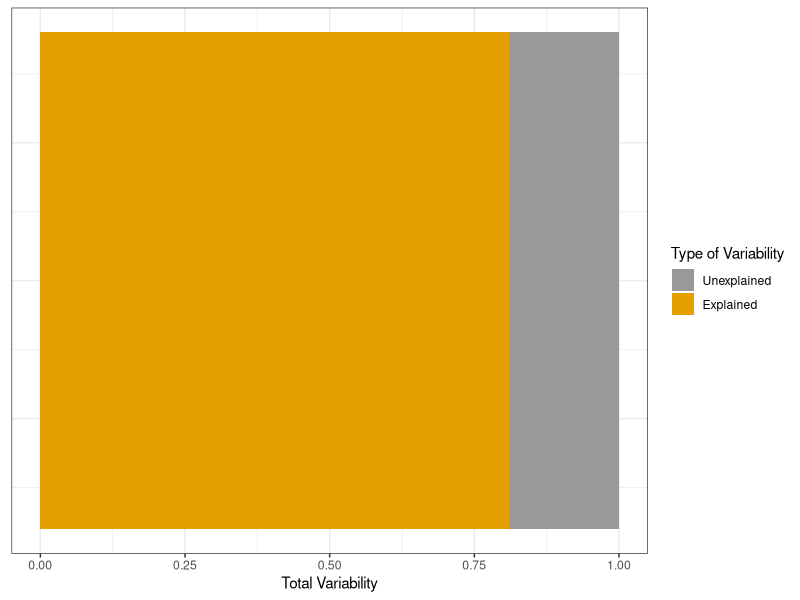

Reproduce this figure in R.
## ---- chunk 1
library(MASS)
suppressPackageStartupMessages(library(tidyverse))
library(scales)
## ---- chunk 2
sample_size_button = 100
correlation_button = 0.9
## 2) Generate Data
data = mvrnorm(n=sample_size_button, mu=c(0, 0), Sigma=matrix(c(1, 
                                                                correlation_button,
                                                                correlation_button,
                                                                1), 
                                                              nrow=2), 
               empirical=TRUE)

## 3) Turn Data into data frame
df = data.frame(X = data[, 1], Y = data[, 2] )

## 4) Plot Data

## 5) Run Model
slr_model = lm(Y ~ X, data = df)

summary(slr_model)


## ---- chunk 3
## 6) Define expected response variable values, observed response variables, sample mean of the response variable
y_hat = predict(slr_model)
y_obs = df$Y
y_mean = mean(y_obs)


## 7) Define Sums of Square: Total, Error, & Treatment
SS_Total = sum((y_obs - y_mean)^2)
SS_Error = sum((y_obs - y_hat)^2)
SS_Treatment = sum((y_hat - y_mean)^2)


## 8) Define metrics - R-Square, Standard Deviation of Residuals
r_squared = SS_Treatment / SS_Total
s_e = sqrt( SS_Error / (sample_size_button - 2))


c(SS_Error,SS_Treatment)

## ---- chunk 4
## 1) Create Data Frame for variability
 
condition <- factor(x = c("Explained","Unexplained"), 
                    levels = c("Unexplained","Explained")) 
value <- c(SS_Treatment,SS_Error)
percent_var <- c(SS_Treatment/SS_Total,SS_Error/SS_Total)
var_df <- data.frame(condition,value,percent_var)


## Create plot based on variability Explained
var_df %>% 
  ggplot( aes( x = 1, y=percent_var, fill=condition)) + 
  geom_bar( stat="identity") +
  
  scale_fill_manual(values=c("#999999", "#E69F00")) +
  labs(y = 'Total Variability',fill = 'Type of Variability' ) +
  theme_bw() +
  theme(axis.title.y = element_blank(),
        axis.text.y = element_blank(),
        axis.ticks.y = element_blank()) +
  coord_flip() 


